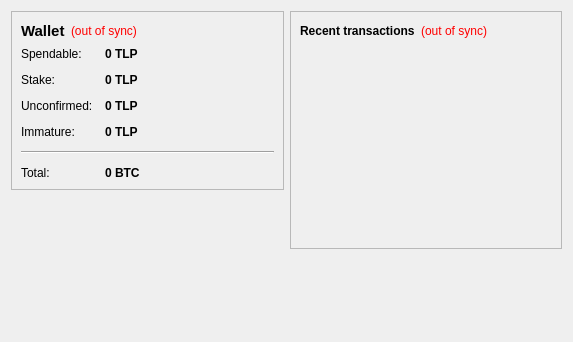
<?xml version="1.0" encoding="UTF-8"?>
<ui version="4.0">
 <class>OverviewPage</class>
 <widget class="QWidget" name="OverviewPage">
  <property name="geometry">
   <rect>
    <x>0</x>
    <y>0</y>
    <width>573</width>
    <height>342</height>
   </rect>
  </property>
  <property name="windowTitle">
   <string>Form</string>
  </property>
  <layout class="QHBoxLayout" name="horizontalLayout" stretch="1,1">
   <item>
    <layout class="QVBoxLayout" name="verticalLayout_2">
     <item>
      <widget class="QFrame" name="frame">
       <property name="frameShape">
        <enum>QFrame::StyledPanel</enum>
       </property>
       <property name="frameShadow">
        <enum>QFrame::Raised</enum>
       </property>
       <layout class="QVBoxLayout" name="verticalLayout_4">
        <item>
         <layout class="QHBoxLayout" name="horizontalLayout_4">
          <item>
           <widget class="QLabel" name="label_5">
            <property name="font">
             <font>
              <pointsize>11</pointsize>
              <weight>75</weight>
              <bold>true</bold>
             </font>
            </property>
            <property name="text">
             <string>Wallet</string>
            </property>
           </widget>
          </item>
          <item>
           <widget class="QLabel" name="labelWalletStatus">
            <property name="toolTip">
             <string>The displayed information may be out of date. Your wallet automatically synchronizes with the EightCoin network after a connection is established, but this process has not completed yet.</string>
            </property>
            <property name="styleSheet">
             <string notr="true">QLabel { color: red; }</string>
            </property>
            <property name="text">
             <string notr="true">(out of sync)</string>
            </property>
            <property name="alignment">
             <set>Qt::AlignLeading|Qt::AlignLeft|Qt::AlignVCenter</set>
            </property>
           </widget>
          </item>
          <item>
           <spacer name="horizontalSpacer_2">
            <property name="orientation">
             <enum>Qt::Horizontal</enum>
            </property>
            <property name="sizeHint" stdset="0">
             <size>
              <width>40</width>
              <height>20</height>
             </size>
            </property>
           </spacer>
          </item>
         </layout>
        </item>
        <item>
         <layout class="QFormLayout" name="formLayout_2">
          <property name="fieldGrowthPolicy">
           <enum>QFormLayout::AllNonFixedFieldsGrow</enum>
          </property>
          <property name="horizontalSpacing">
           <number>12</number>
          </property>
          <property name="verticalSpacing">
           <number>12</number>
          </property>
          <item row="0" column="0">
           <widget class="QLabel" name="label">
            <property name="text">
             <string>Spendable:</string>
            </property>
           </widget>
          </item>
          <item row="0" column="1">
           <widget class="QLabel" name="labelBalance">
            <property name="font">
             <font>
              <weight>75</weight>
              <bold>true</bold>
             </font>
            </property>
            <property name="cursor">
             <cursorShape>IBeamCursor</cursorShape>
            </property>
            <property name="toolTip">
             <string>Your current spendable balance</string>
            </property>
            <property name="text">
             <string notr="true">0 TLP</string>
            </property>
            <property name="textInteractionFlags">
             <set>Qt::LinksAccessibleByMouse|Qt::TextSelectableByKeyboard|Qt::TextSelectableByMouse</set>
            </property>
           </widget>
          </item>
          <item row="1" column="0">
           <widget class="QLabel" name="label_6">
            <property name="text">
             <string>Stake:</string>
            </property>
           </widget>
          </item>
          <item row="1" column="1">
           <widget class="QLabel" name="labelStake">
            <property name="font">
             <font>
              <weight>75</weight>
              <bold>true</bold>
             </font>
            </property>
            <property name="cursor">
             <cursorShape>IBeamCursor</cursorShape>
            </property>
            <property name="toolTip">
             <string>Total of coins that was staked, and do not yet count toward the current balance</string>
            </property>
            <property name="text">
             <string notr="true">0 TLP</string>
            </property>
            <property name="textInteractionFlags">
             <set>Qt::LinksAccessibleByMouse|Qt::TextSelectableByKeyboard|Qt::TextSelectableByMouse</set>
            </property>
           </widget>
          </item>
          <item row="2" column="0">
           <widget class="QLabel" name="label_3">
            <property name="text">
             <string>Unconfirmed:</string>
            </property>
           </widget>
          </item>
          <item row="2" column="1">
           <widget class="QLabel" name="labelUnconfirmed">
            <property name="font">
             <font>
              <weight>75</weight>
              <bold>true</bold>
             </font>
            </property>
            <property name="cursor">
             <cursorShape>IBeamCursor</cursorShape>
            </property>
            <property name="toolTip">
             <string>Total of transactions that have yet to be confirmed, and do not yet count toward the current balance</string>
            </property>
            <property name="text">
             <string notr="true">0 TLP</string>
            </property>
            <property name="textInteractionFlags">
             <set>Qt::LinksAccessibleByMouse|Qt::TextSelectableByKeyboard|Qt::TextSelectableByMouse</set>
            </property>
           </widget>
          </item>
          <item row="3" column="0">
           <widget class="QLabel" name="labelImmatureText">
            <property name="text">
             <string>Immature:</string>
            </property>
           </widget>
          </item>
          <item row="3" column="1">
           <widget class="QLabel" name="labelImmature">
            <property name="font">
             <font>
              <weight>75</weight>
              <bold>true</bold>
             </font>
            </property>
            <property name="toolTip">
             <string>Mined balance that has not yet matured</string>
            </property>
            <property name="text">
             <string notr="true">0 TLP</string>
            </property>
            <property name="textInteractionFlags">
             <set>Qt::LinksAccessibleByMouse|Qt::TextSelectableByKeyboard|Qt::TextSelectableByMouse</set>
            </property>
           </widget>
          </item>
          <item row="4" column="0" colspan="2">
           <widget class="Line" name="line">
            <property name="orientation">
             <enum>Qt::Horizontal</enum>
            </property>
           </widget>
          </item>
          <item row="5" column="0">
           <widget class="QLabel" name="labelTotalText">
            <property name="text">
             <string>Total:</string>
            </property>
           </widget>
          </item>
          <item row="5" column="1">
           <widget class="QLabel" name="labelTotal">
            <property name="font">
             <font>
              <weight>75</weight>
              <bold>true</bold>
             </font>
            </property>
            <property name="cursor">
             <cursorShape>IBeamCursor</cursorShape>
            </property>
            <property name="toolTip">
             <string>Your current total balance</string>
            </property>
            <property name="text">
             <string notr="true">0 BTC</string>
            </property>
            <property name="textInteractionFlags">
             <set>Qt::LinksAccessibleByMouse|Qt::TextSelectableByKeyboard|Qt::TextSelectableByMouse</set>
            </property>
           </widget>
          </item>
         </layout>
        </item>
       </layout>
      </widget>
     </item>
     <item>
      <spacer name="verticalSpacer">
       <property name="orientation">
        <enum>Qt::Vertical</enum>
       </property>
       <property name="sizeHint" stdset="0">
        <size>
         <width>20</width>
         <height>40</height>
        </size>
       </property>
      </spacer>
     </item>
    </layout>
   </item>
   <item>
    <layout class="QVBoxLayout" name="verticalLayout_3">
     <item>
      <widget class="QFrame" name="frame_2">
       <property name="frameShape">
        <enum>QFrame::StyledPanel</enum>
       </property>
       <property name="frameShadow">
        <enum>QFrame::Raised</enum>
       </property>
       <layout class="QVBoxLayout" name="verticalLayout">
        <item>
         <layout class="QHBoxLayout" name="horizontalLayout_2">
          <item>
           <widget class="QLabel" name="label_4">
            <property name="text">
             <string>&lt;b&gt;Recent transactions&lt;/b&gt;</string>
            </property>
           </widget>
          </item>
          <item>
           <widget class="QLabel" name="labelTransactionsStatus">
            <property name="toolTip">
             <string>The displayed information may be out of date. Your wallet automatically synchronizes with the EightCoin network after a connection is established, but this process has not completed yet.</string>
            </property>
            <property name="styleSheet">
             <string notr="true">QLabel { color: red; }</string>
            </property>
            <property name="text">
             <string notr="true">(out of sync)</string>
            </property>
            <property name="alignment">
             <set>Qt::AlignRight|Qt::AlignTrailing|Qt::AlignVCenter</set>
            </property>
           </widget>
          </item>
          <item>
           <spacer name="horizontalSpacer">
            <property name="orientation">
             <enum>Qt::Horizontal</enum>
            </property>
            <property name="sizeHint" stdset="0">
             <size>
              <width>40</width>
              <height>20</height>
             </size>
            </property>
           </spacer>
          </item>
         </layout>
        </item>
        <item>
         <widget class="QListView" name="listTransactions">
          <property name="styleSheet">
           <string notr="true">QListView { background: transparent; }</string>
          </property>
          <property name="frameShape">
           <enum>QFrame::NoFrame</enum>
          </property>
          <property name="verticalScrollBarPolicy">
           <enum>Qt::ScrollBarAlwaysOff</enum>
          </property>
          <property name="horizontalScrollBarPolicy">
           <enum>Qt::ScrollBarAlwaysOff</enum>
          </property>
          <property name="selectionMode">
           <enum>QAbstractItemView::NoSelection</enum>
          </property>
         </widget>
        </item>
       </layout>
      </widget>
     </item>
     <item>
      <spacer name="verticalSpacer_2">
       <property name="orientation">
        <enum>Qt::Vertical</enum>
       </property>
       <property name="sizeHint" stdset="0">
        <size>
         <width>20</width>
         <height>40</height>
        </size>
       </property>
      </spacer>
     </item>
    </layout>
   </item>
  </layout>
 </widget>
 <resources/>
 <connections/>
</ui>
